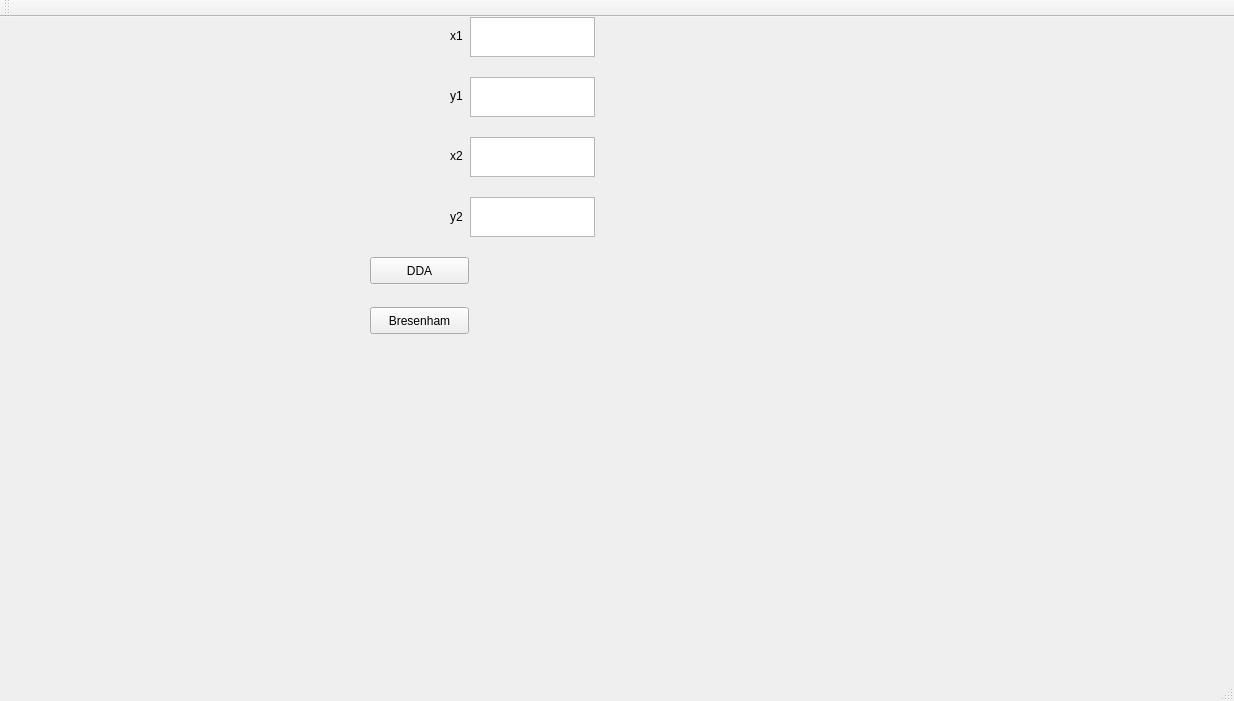
<?xml version="1.0" encoding="UTF-8"?>
<ui version="4.0">
 <class>MainWindow</class>
 <widget class="QMainWindow" name="MainWindow">
  <property name="geometry">
   <rect>
    <x>0</x>
    <y>0</y>
    <width>1234</width>
    <height>701</height>
   </rect>
  </property>
  <property name="windowTitle">
   <string>MainWindow</string>
  </property>
  <widget class="QWidget" name="centralWidget">
   <widget class="QLabel" name="label">
    <property name="geometry">
     <rect>
      <x>0</x>
      <y>0</y>
      <width>300</width>
      <height>300</height>
     </rect>
    </property>
    <property name="text">
     <string/>
    </property>
   </widget>
   <widget class="QTextEdit" name="textEdit">
    <property name="geometry">
     <rect>
      <x>470</x>
      <y>0</y>
      <width>125</width>
      <height>40</height>
     </rect>
    </property>
   </widget>
   <widget class="QTextEdit" name="textEdit_2">
    <property name="geometry">
     <rect>
      <x>470</x>
      <y>60</y>
      <width>125</width>
      <height>40</height>
     </rect>
    </property>
   </widget>
   <widget class="QTextEdit" name="textEdit_3">
    <property name="geometry">
     <rect>
      <x>470</x>
      <y>120</y>
      <width>125</width>
      <height>40</height>
     </rect>
    </property>
   </widget>
   <widget class="QTextEdit" name="textEdit_4">
    <property name="geometry">
     <rect>
      <x>470</x>
      <y>180</y>
      <width>125</width>
      <height>40</height>
     </rect>
    </property>
   </widget>
   <widget class="QLabel" name="label_2">
    <property name="geometry">
     <rect>
      <x>450</x>
      <y>10</y>
      <width>67</width>
      <height>17</height>
     </rect>
    </property>
    <property name="text">
     <string>x1</string>
    </property>
   </widget>
   <widget class="QLabel" name="label_3">
    <property name="geometry">
     <rect>
      <x>450</x>
      <y>70</y>
      <width>67</width>
      <height>17</height>
     </rect>
    </property>
    <property name="text">
     <string>y1</string>
    </property>
   </widget>
   <widget class="QLabel" name="label_4">
    <property name="geometry">
     <rect>
      <x>450</x>
      <y>130</y>
      <width>67</width>
      <height>17</height>
     </rect>
    </property>
    <property name="text">
     <string>x2</string>
    </property>
   </widget>
   <widget class="QLabel" name="label_5">
    <property name="geometry">
     <rect>
      <x>450</x>
      <y>190</y>
      <width>61</width>
      <height>20</height>
     </rect>
    </property>
    <property name="text">
     <string>y2</string>
    </property>
   </widget>
   <widget class="QPushButton" name="pushButton">
    <property name="geometry">
     <rect>
      <x>370</x>
      <y>240</y>
      <width>99</width>
      <height>27</height>
     </rect>
    </property>
    <property name="text">
     <string>DDA</string>
    </property>
   </widget>
   <widget class="QPushButton" name="pushButton_2">
    <property name="geometry">
     <rect>
      <x>370</x>
      <y>290</y>
      <width>99</width>
      <height>27</height>
     </rect>
    </property>
    <property name="text">
     <string>Bresenham</string>
    </property>
   </widget>
  </widget>
  <widget class="QMenuBar" name="menuBar">
   <property name="geometry">
    <rect>
     <x>0</x>
     <y>0</y>
     <width>1234</width>
     <height>25</height>
    </rect>
   </property>
  </widget>
  <widget class="QToolBar" name="mainToolBar">
   <attribute name="toolBarArea">
    <enum>TopToolBarArea</enum>
   </attribute>
   <attribute name="toolBarBreak">
    <bool>false</bool>
   </attribute>
  </widget>
  <widget class="QStatusBar" name="statusBar"/>
 </widget>
 <layoutdefault spacing="6" margin="11"/>
 <resources/>
 <connections/>
</ui>
